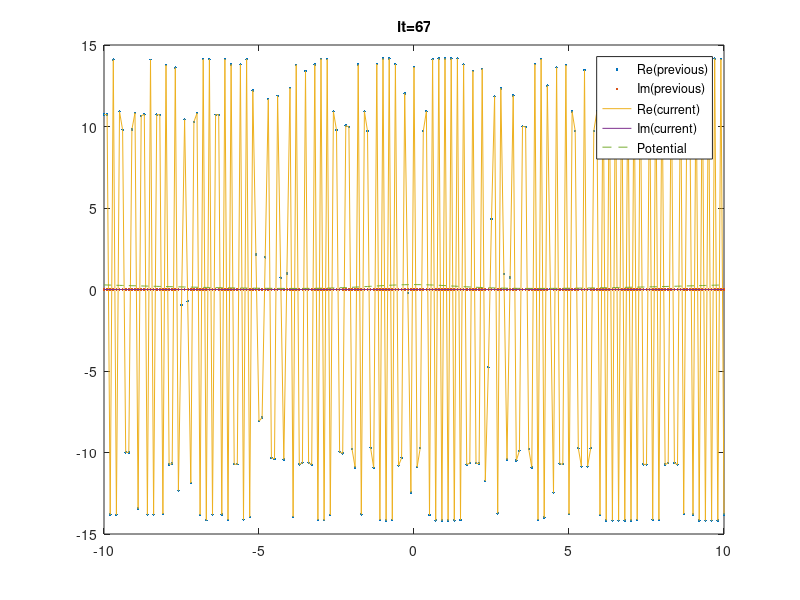

Recreate this plot in MATLAB.
% NLS_newton1D_complex.m:
% newton method to caluclate a complex steady stae method for the
% particular PDE iu_t = -1/2 u_xx + g*|u|^2 u
% Code copied from other resources mainly.

%%%%%%%%%%%%%%%%%%%%%%%%%%%%%%%%%%%%%%%%%%%%%%%%%%%%%%%%%%%%%%%%
%START

%Definitions:

mu = 0.5; %time frequency of steady state
g = -1; % g=-1,1 are important focusing cases we consider for the PDE
L=-10; R=10; %left and right bounds of the interval
Nx=201; %number of discrete points in 1D mesh (x-direction)
x=linspace(L,R,Nx); %discrete space we solve the steady stae over
dx=x(2)-x(1); % mesh size
ONE=ones(Nx,1);
D2=spdiags([ONE,-2*ONE,ONE],-1:1,Nx,Nx); %discrete laplacian matrix (1D)
D2(1,Nx)=1; D2(Nx,1)=1; %adding in periodic BCs
D2=D2/(dx^2); %suitable normalising

% Defining Perturbation:
Omega=0.075;
B=0.3; beta=0.5;
V=0.5*(Omega^2)*x.^2 + B*sech(beta*x).^2;
V=V';
if(exist('V')==0) V=0;end; % potential is zero if not already defined
A=sqrt(2*mu); %amplitude of initial guess
u0=A*sech(A*(x-4-(R+L)/2)); % unpeturbed initial guess in centre of domain
u0=u0';
rng('default');
pert=1*0.5; %size of perturbation
up=u0+pert*(rand(Nx,1)-0.5); %peturbed IC. rand(a,b) returns a a-by-b array of random numbers
U=[real(up);imag(up)]; % total initial vector.
it=0; err=1; % initializing error

while(err>1e-6) %1e-6 is our error tolerance.
    it=it+1;
    Ur=U(1:Nx);
    Ui=U(Nx+1:end); % real and imagionary parts of U
    
    J11= -0.5*D2+diag(g*(3*Ur.^2 + Ui.^2) + mu + V);
    J12= diag(2*g*Ur.*Ui);
    J22= -0.5*D2+diag(g*(Ur.^2+3*Ui.^2)+mu+V);
    J = [J11,J12;J12,J22]; % Jacobian
    
    U2=Ur.^2+Ui.^2; % mod square of U
    Fr = -0.5*D2*Ur+(g*U2+V+mu).*Ur; %real RHS/F
    Fi = -0.5*D2*Ui+(g*U2+V+mu).*Ui; % imag RHS/F
    F=[Fr;Fi]; % total F / RHS
    DU=-J\F; % Newton correction
    U1=U+DU; % new newton step
    err=norm(U-U1); %convergence error
    figure(1) % Plotting progress of iteration
    plot(x,U(1:Nx),'.',x,U(Nx+1:end),'.',x,U1(1:Nx),x,U1(Nx+1:end),x,V,'--')
    title(['it=',num2str(it)]);
    legend('Re(previous)','Im(previous)','Re(current)','Im(current)','Potential','Location','NorthEast') 
    drawnow;fprintf('Press any key to continue...\n'); pause
    
    U=U1; % update solution
end
u=U(1:Nx)+1i*U(Nx+1:end); % wrapping solution into complex vector
